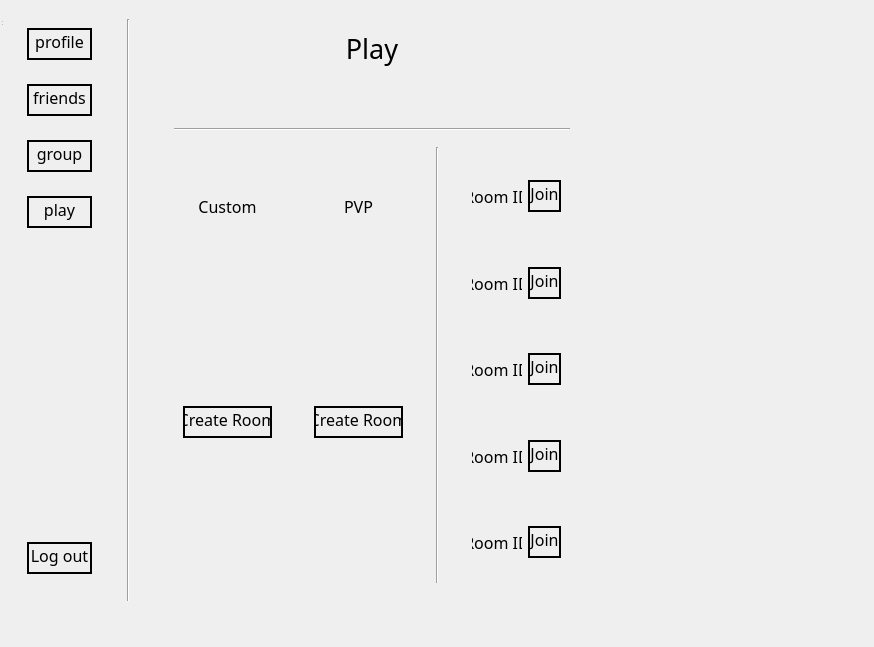
<?xml version="1.0" encoding="UTF-8"?>
<ui version="4.0">
 <class>MainWindow</class>
 <widget class="QWidget" name="MainWindow">
  <property name="geometry">
   <rect>
    <x>0</x>
    <y>0</y>
    <width>874</width>
    <height>647</height>
   </rect>
  </property>
  <property name="windowTitle">
   <string>MainWindow</string>
  </property>
  <widget class="QWidget" name="centralwidget">
   <property name="geometry">
    <rect>
     <x>0</x>
     <y>0</y>
     <width>587</width>
     <height>602</height>
    </rect>
   </property>
   <layout class="QHBoxLayout" name="horizontalLayout_6">
    <item>
     <widget class="QWidget" name="widget_9" native="true">
      <property name="minimumSize">
       <size>
        <width>150</width>
        <height>600</height>
       </size>
      </property>
      <property name="maximumSize">
       <size>
        <width>200</width>
        <height>600</height>
       </size>
      </property>
      <layout class="QHBoxLayout" name="horizontalLayout_7">
       <item>
        <widget class="QWidget" name="leftWidget" native="true">
         <property name="maximumSize">
          <size>
           <width>150</width>
           <height>600</height>
          </size>
         </property>
         <layout class="QVBoxLayout" name="verticalLayout">
          <item>
           <widget class="QWidget" name="widget_3" native="true">
            <layout class="QHBoxLayout" name="horizontalLayout">
             <item>
              <widget class="QPushButton" name="profile_button">
               <property name="font">
                <font>
                 <family>Poor Richard</family>
                 <pointsize>12</pointsize>
                </font>
               </property>
               <property name="styleSheet">
                <string notr="true">border-radius : 100; 
border : 2px solid black;
padding-bottom: 5px</string>
               </property>
               <property name="text">
                <string>profile</string>
               </property>
              </widget>
             </item>
            </layout>
           </widget>
          </item>
          <item>
           <widget class="QWidget" name="widget_4" native="true">
            <layout class="QHBoxLayout" name="horizontalLayout_2">
             <item>
              <widget class="QPushButton" name="friend_button">
               <property name="font">
                <font>
                 <family>Poor Richard</family>
                 <pointsize>12</pointsize>
                </font>
               </property>
               <property name="styleSheet">
                <string notr="true">border-radius : 100; 
border : 2px solid black;
padding-bottom: 5px</string>
               </property>
               <property name="text">
                <string>friends</string>
               </property>
              </widget>
             </item>
            </layout>
           </widget>
          </item>
          <item>
           <widget class="QWidget" name="widget_5" native="true">
            <layout class="QHBoxLayout" name="horizontalLayout_3">
             <item>
              <widget class="QPushButton" name="group_button">
               <property name="font">
                <font>
                 <family>Poor Richard</family>
                 <pointsize>12</pointsize>
                </font>
               </property>
               <property name="styleSheet">
                <string notr="true">border-radius : 100; 
border : 2px solid black;
padding-bottom: 5px</string>
               </property>
               <property name="text">
                <string>group</string>
               </property>
              </widget>
             </item>
            </layout>
           </widget>
          </item>
          <item>
           <widget class="QWidget" name="widget_6" native="true">
            <layout class="QVBoxLayout" name="verticalLayout_2">
             <item>
              <widget class="QPushButton" name="play_button">
               <property name="font">
                <font>
                 <family>Poor Richard</family>
                 <pointsize>12</pointsize>
                </font>
               </property>
               <property name="styleSheet">
                <string notr="true">border-radius : 100; 
border : 2px solid black;
padding-bottom: 5px</string>
               </property>
               <property name="text">
                <string>play</string>
               </property>
              </widget>
             </item>
            </layout>
           </widget>
          </item>
          <item>
           <spacer name="verticalSpacer">
            <property name="orientation">
             <enum>Qt::Vertical</enum>
            </property>
            <property name="sizeHint" stdset="0">
             <size>
              <width>20</width>
              <height>40</height>
             </size>
            </property>
           </spacer>
          </item>
          <item>
           <widget class="QWidget" name="widget_7" native="true">
            <layout class="QHBoxLayout" name="horizontalLayout_4">
             <item>
              <widget class="QPushButton" name="logout_button">
               <property name="font">
                <font>
                 <family>Poor Richard</family>
                 <pointsize>12</pointsize>
                </font>
               </property>
               <property name="styleSheet">
                <string notr="true">border-radius : 100; 
border : 2px solid black;
padding-bottom: 5px</string>
               </property>
               <property name="text">
                <string>Log out</string>
               </property>
              </widget>
             </item>
            </layout>
           </widget>
          </item>
         </layout>
        </widget>
       </item>
       <item>
        <widget class="QWidget" name="widget_8" native="true">
         <property name="minimumSize">
          <size>
           <width>20</width>
           <height>600</height>
          </size>
         </property>
         <property name="maximumSize">
          <size>
           <width>25</width>
           <height>600</height>
          </size>
         </property>
         <layout class="QHBoxLayout" name="horizontalLayout_8">
          <item>
           <widget class="Line" name="line">
            <property name="minimumSize">
             <size>
              <width>5</width>
              <height>600</height>
             </size>
            </property>
            <property name="orientation">
             <enum>Qt::Vertical</enum>
            </property>
           </widget>
          </item>
         </layout>
        </widget>
       </item>
      </layout>
     </widget>
    </item>
    <item>
     <widget class="QWidget" name="widget" native="true">
      <property name="maximumSize">
       <size>
        <width>600</width>
        <height>600</height>
       </size>
      </property>
      <layout class="QGridLayout" name="gridLayout">
       <item row="1" column="0" colspan="4">
        <widget class="QWidget" name="widget_22" native="true">
         <property name="maximumSize">
          <size>
           <width>600</width>
           <height>25</height>
          </size>
         </property>
         <layout class="QHBoxLayout" name="horizontalLayout_18">
          <property name="topMargin">
           <number>11</number>
          </property>
          <item>
           <widget class="Line" name="line_2">
            <property name="orientation">
             <enum>Qt::Horizontal</enum>
            </property>
           </widget>
          </item>
         </layout>
        </widget>
       </item>
       <item row="2" column="3">
        <widget class="QWidget" name="widget_12" native="true">
         <layout class="QVBoxLayout" name="verticalLayout_3">
          <item>
           <widget class="QWidget" name="widget_17" native="true">
            <layout class="QHBoxLayout" name="horizontalLayout_13">
             <item>
              <widget class="QLabel" name="label_8">
               <property name="font">
                <font>
                 <family>Poor Richard</family>
                 <pointsize>12</pointsize>
                </font>
               </property>
               <property name="text">
                <string>Room ID</string>
               </property>
               <property name="alignment">
                <set>Qt::AlignCenter</set>
               </property>
              </widget>
             </item>
             <item>
              <widget class="QPushButton" name="pushButton_8">
               <property name="maximumSize">
                <size>
                 <width>40</width>
                 <height>16777215</height>
                </size>
               </property>
               <property name="font">
                <font>
                 <family>Poor Richard</family>
                 <pointsize>12</pointsize>
                </font>
               </property>
               <property name="styleSheet">
                <string notr="true">border-radius : 100; 
border : 2px solid black;
padding-bottom: 5px</string>
               </property>
               <property name="text">
                <string>Join</string>
               </property>
              </widget>
             </item>
            </layout>
           </widget>
          </item>
          <item>
           <widget class="QWidget" name="widget_18" native="true">
            <layout class="QHBoxLayout" name="horizontalLayout_14">
             <item>
              <widget class="QLabel" name="label_4">
               <property name="font">
                <font>
                 <family>Poor Richard</family>
                 <pointsize>12</pointsize>
                </font>
               </property>
               <property name="text">
                <string>Room ID</string>
               </property>
               <property name="alignment">
                <set>Qt::AlignCenter</set>
               </property>
              </widget>
             </item>
             <item>
              <widget class="QPushButton" name="pushButton_9">
               <property name="maximumSize">
                <size>
                 <width>40</width>
                 <height>16777215</height>
                </size>
               </property>
               <property name="font">
                <font>
                 <family>Poor Richard</family>
                 <pointsize>12</pointsize>
                </font>
               </property>
               <property name="styleSheet">
                <string notr="true">border-radius : 100; 
border : 2px solid black;
padding-bottom: 5px</string>
               </property>
               <property name="text">
                <string>Join</string>
               </property>
              </widget>
             </item>
            </layout>
           </widget>
          </item>
          <item>
           <widget class="QWidget" name="widget_19" native="true">
            <layout class="QHBoxLayout" name="horizontalLayout_15">
             <item>
              <widget class="QLabel" name="label_5">
               <property name="font">
                <font>
                 <family>Poor Richard</family>
                 <pointsize>12</pointsize>
                </font>
               </property>
               <property name="text">
                <string>Room ID</string>
               </property>
               <property name="alignment">
                <set>Qt::AlignCenter</set>
               </property>
              </widget>
             </item>
             <item>
              <widget class="QPushButton" name="pushButton_10">
               <property name="maximumSize">
                <size>
                 <width>40</width>
                 <height>16777215</height>
                </size>
               </property>
               <property name="font">
                <font>
                 <family>Poor Richard</family>
                 <pointsize>12</pointsize>
                </font>
               </property>
               <property name="styleSheet">
                <string notr="true">border-radius : 100; 
border : 2px solid black;
padding-bottom: 5px</string>
               </property>
               <property name="text">
                <string>Join</string>
               </property>
              </widget>
             </item>
            </layout>
           </widget>
          </item>
          <item>
           <widget class="QWidget" name="widget_20" native="true">
            <layout class="QHBoxLayout" name="horizontalLayout_16">
             <item>
              <widget class="QLabel" name="label_6">
               <property name="font">
                <font>
                 <family>Poor Richard</family>
                 <pointsize>12</pointsize>
                </font>
               </property>
               <property name="text">
                <string>Room ID</string>
               </property>
               <property name="alignment">
                <set>Qt::AlignCenter</set>
               </property>
              </widget>
             </item>
             <item>
              <widget class="QPushButton" name="pushButton_11">
               <property name="maximumSize">
                <size>
                 <width>40</width>
                 <height>16777215</height>
                </size>
               </property>
               <property name="font">
                <font>
                 <family>Poor Richard</family>
                 <pointsize>12</pointsize>
                </font>
               </property>
               <property name="styleSheet">
                <string notr="true">border-radius : 100; 
border : 2px solid black;
padding-bottom: 5px</string>
               </property>
               <property name="text">
                <string>Join</string>
               </property>
              </widget>
             </item>
            </layout>
           </widget>
          </item>
          <item>
           <widget class="QWidget" name="widget_21" native="true">
            <layout class="QHBoxLayout" name="horizontalLayout_17">
             <item>
              <widget class="QLabel" name="label_7">
               <property name="font">
                <font>
                 <family>Poor Richard</family>
                 <pointsize>12</pointsize>
                </font>
               </property>
               <property name="text">
                <string>Room ID</string>
               </property>
               <property name="alignment">
                <set>Qt::AlignCenter</set>
               </property>
              </widget>
             </item>
             <item>
              <widget class="QPushButton" name="pushButton_12">
               <property name="maximumSize">
                <size>
                 <width>40</width>
                 <height>16777215</height>
                </size>
               </property>
               <property name="font">
                <font>
                 <family>Poor Richard</family>
                 <pointsize>12</pointsize>
                </font>
               </property>
               <property name="styleSheet">
                <string notr="true">border-radius : 100; 
border : 2px solid black;
padding-bottom: 5px</string>
               </property>
               <property name="text">
                <string>Join</string>
               </property>
              </widget>
             </item>
            </layout>
           </widget>
          </item>
         </layout>
        </widget>
       </item>
       <item row="0" column="0" colspan="4">
        <widget class="QWidget" name="widget_2" native="true">
         <property name="maximumSize">
          <size>
           <width>600</width>
           <height>100</height>
          </size>
         </property>
         <layout class="QHBoxLayout" name="horizontalLayout_5">
          <property name="topMargin">
           <number>20</number>
          </property>
          <item>
           <widget class="QLabel" name="label">
            <property name="font">
             <font>
              <family>Poor Richard</family>
              <pointsize>20</pointsize>
             </font>
            </property>
            <property name="text">
             <string>Play</string>
            </property>
            <property name="alignment">
             <set>Qt::AlignHCenter|Qt::AlignTop</set>
            </property>
           </widget>
          </item>
         </layout>
        </widget>
       </item>
       <item row="2" column="0">
        <widget class="QWidget" name="widget_10" native="true">
         <layout class="QVBoxLayout" name="verticalLayout_4">
          <item>
           <widget class="QWidget" name="widget_13" native="true">
            <property name="maximumSize">
             <size>
              <width>16777215</width>
              <height>100</height>
             </size>
            </property>
            <layout class="QHBoxLayout" name="horizontalLayout_9">
             <item>
              <widget class="QLabel" name="label_2">
               <property name="font">
                <font>
                 <family>Poor Richard</family>
                 <pointsize>12</pointsize>
                </font>
               </property>
               <property name="text">
                <string>Custom</string>
               </property>
               <property name="alignment">
                <set>Qt::AlignCenter</set>
               </property>
              </widget>
             </item>
            </layout>
           </widget>
          </item>
          <item>
           <widget class="QWidget" name="widget_14" native="true">
            <layout class="QHBoxLayout" name="horizontalLayout_10">
             <item>
              <widget class="QPushButton" name="pushButton_6">
               <property name="font">
                <font>
                 <family>Poor Richard</family>
                 <pointsize>12</pointsize>
                </font>
               </property>
               <property name="styleSheet">
                <string notr="true">border-radius : 100; 
border : 2px solid black;
padding-bottom: 5px</string>
               </property>
               <property name="text">
                <string>Create Room</string>
               </property>
              </widget>
             </item>
            </layout>
           </widget>
          </item>
         </layout>
        </widget>
       </item>
       <item row="2" column="1">
        <widget class="QWidget" name="widget_11" native="true">
         <layout class="QVBoxLayout" name="verticalLayout_5">
          <item>
           <widget class="QWidget" name="widget_15" native="true">
            <property name="maximumSize">
             <size>
              <width>16777215</width>
              <height>100</height>
             </size>
            </property>
            <layout class="QHBoxLayout" name="horizontalLayout_11">
             <item>
              <widget class="QLabel" name="label_3">
               <property name="font">
                <font>
                 <family>Poor Richard</family>
                 <pointsize>12</pointsize>
                </font>
               </property>
               <property name="text">
                <string>PVP</string>
               </property>
               <property name="alignment">
                <set>Qt::AlignCenter</set>
               </property>
              </widget>
             </item>
            </layout>
           </widget>
          </item>
          <item>
           <widget class="QWidget" name="widget_16" native="true">
            <layout class="QHBoxLayout" name="horizontalLayout_12">
             <item>
              <widget class="QPushButton" name="pushButton_7">
               <property name="font">
                <font>
                 <family>Poor Richard</family>
                 <pointsize>12</pointsize>
                </font>
               </property>
               <property name="styleSheet">
                <string notr="true">border-radius : 100; 
border : 2px solid black;
padding-bottom: 5px</string>
               </property>
               <property name="text">
                <string>Create Room</string>
               </property>
              </widget>
             </item>
            </layout>
           </widget>
          </item>
         </layout>
        </widget>
       </item>
       <item row="2" column="2">
        <widget class="QWidget" name="widget_23" native="true">
         <property name="maximumSize">
          <size>
           <width>25</width>
           <height>16777215</height>
          </size>
         </property>
         <layout class="QHBoxLayout" name="horizontalLayout_19">
          <property name="topMargin">
           <number>0</number>
          </property>
          <item>
           <widget class="Line" name="line_3">
            <property name="maximumSize">
             <size>
              <width>25</width>
              <height>600</height>
             </size>
            </property>
            <property name="orientation">
             <enum>Qt::Vertical</enum>
            </property>
           </widget>
          </item>
         </layout>
        </widget>
       </item>
      </layout>
     </widget>
    </item>
   </layout>
  </widget>
  <widget class="QStatusBar" name="statusbar">
   <property name="geometry">
    <rect>
     <x>0</x>
     <y>0</y>
     <width>3</width>
     <height>27</height>
    </rect>
   </property>
  </widget>
 </widget>
 <resources/>
 <connections/>
</ui>
